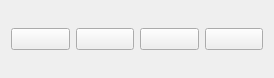
<?xml version="1.0" encoding="UTF-8"?>
<ui version="4.0">
 <class>ButtonMenu</class>
 <widget class="QWidget" name="ButtonMenu">
  <property name="geometry">
   <rect>
    <x>0</x>
    <y>0</y>
    <width>274</width>
    <height>78</height>
   </rect>
  </property>
  <property name="windowTitle">
   <string>Form</string>
  </property>
  <layout class="QHBoxLayout" name="horizontalLayout">
   <item>
    <widget class="QPushButton" name="pbStatistics">
     <property name="toolTip">
      <string>Show statistics window</string>
     </property>
     <property name="text">
      <string/>
     </property>
     <property name="icon">
      <iconset resource="../resources/resources.qrc">
       <normaloff>:/icons/statistics2.png</normaloff>:/icons/statistics2.png</iconset>
     </property>
     <property name="iconSize">
      <size>
       <width>47</width>
       <height>47</height>
      </size>
     </property>
    </widget>
   </item>
   <item>
    <widget class="QPushButton" name="pbHistory">
     <property name="toolTip">
      <string>Show history window</string>
     </property>
     <property name="text">
      <string/>
     </property>
     <property name="icon">
      <iconset resource="../resources/resources.qrc">
       <normaloff>:/icons/streamline_history.png</normaloff>:/icons/streamline_history.png</iconset>
     </property>
     <property name="iconSize">
      <size>
       <width>47</width>
       <height>47</height>
      </size>
     </property>
    </widget>
   </item>
   <item>
    <widget class="QPushButton" name="pbProgress">
     <property name="toolTip">
      <string>Show goals window</string>
     </property>
     <property name="text">
      <string/>
     </property>
     <property name="icon">
      <iconset resource="../resources/resources.qrc">
       <normaloff>:/icons/progress.svg</normaloff>:/icons/progress.svg</iconset>
     </property>
     <property name="iconSize">
      <size>
       <width>47</width>
       <height>47</height>
      </size>
     </property>
    </widget>
   </item>
   <item>
    <widget class="QPushButton" name="pbSettings">
     <property name="toolTip">
      <string>Show settings window</string>
     </property>
     <property name="text">
      <string/>
     </property>
     <property name="icon">
      <iconset resource="../resources/resources.qrc">
       <normaloff>:/icons/streamline_settings.png</normaloff>:/icons/streamline_settings.png</iconset>
     </property>
     <property name="iconSize">
      <size>
       <width>47</width>
       <height>47</height>
      </size>
     </property>
    </widget>
   </item>
  </layout>
 </widget>
 <resources>
  <include location="../resources/resources.qrc"/>
 </resources>
 <connections/>
</ui>
